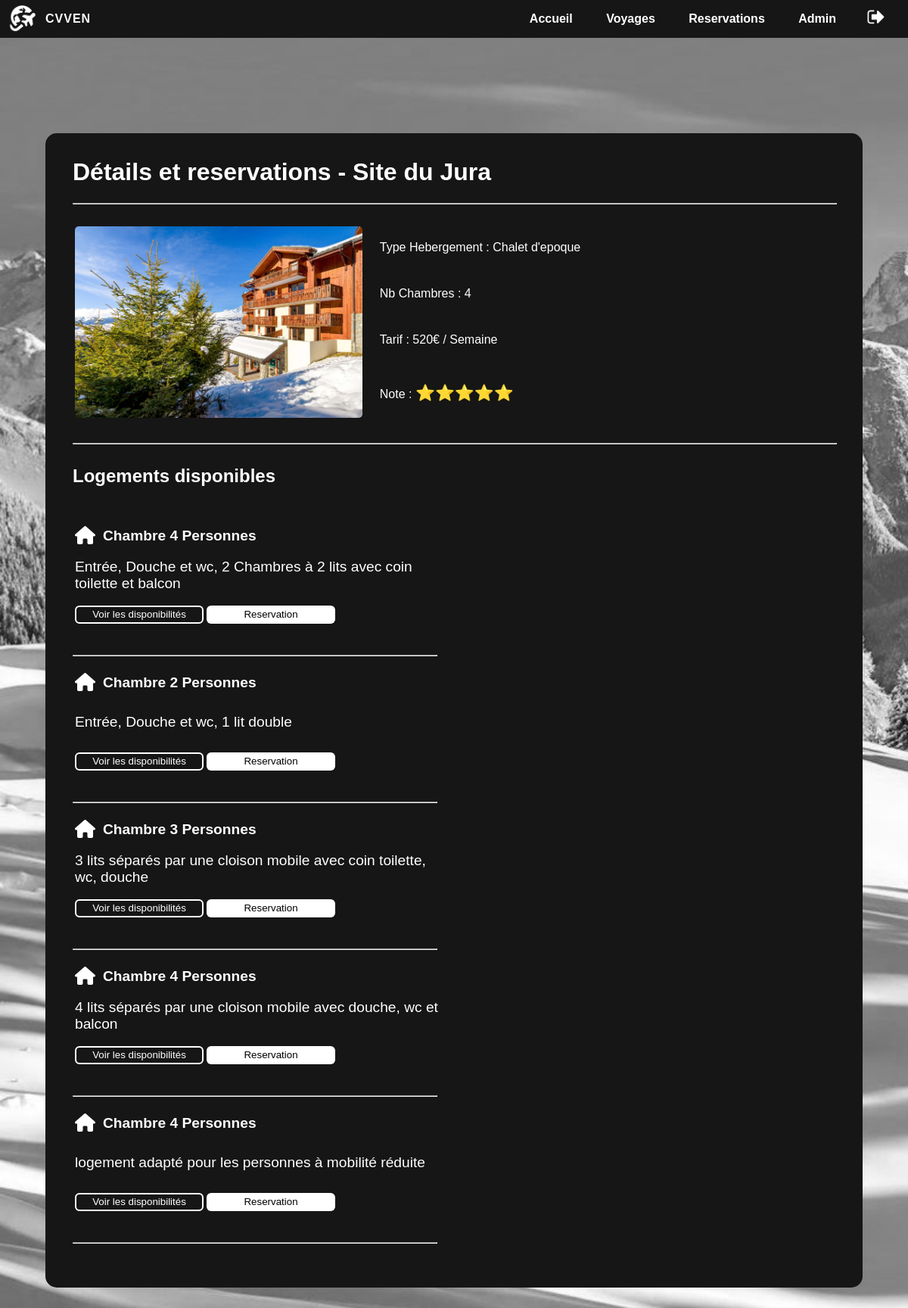
The app's page /Details.php?id=1 (signed in) with its own data.
### tables this page shows
CREATE TABLE `TYPE_HEBERGEMENT` (
  `Num_Type_Hebergement` int(11) NOT NULL,
  `Type_Hebergement` varchar(50) NOT NULL,
  `Description` varchar(50) NOT NULL,
  `Nb_Chambres` int(11) NOT NULL,
  `Tarif` float NOT NULL,
  `Lien_Photo` varchar(100) NOT NULL,
  `Note` varchar(5) NOT NULL
);

CREATE TABLE `HEBERGEMENT` (
  `Num_Hebergement` int(11) NOT NULL,
  `Nom_Logement` varchar(50) NOT NULL,
  `Num_Type_Hebergement` int(11) NOT NULL,
  `Description` text,
  `Nb_Pers_Max` int(11) NOT NULL
);

### Details.php (the view, shortened to what this page needs)
<?php
require('Connexion.php');
$query = "SELECT `Num_Type_Hebergement`,`Type_Hebergement`,`Description`,`Nb_Chambres`,`Tarif`,`Note`,`Lien_Photo` FROM `TYPE_HEBERGEMENT` WHERE `Num_Type_Hebergement` =".$_GET['id'];
$query2 ="SELECT `Num_Hebergement`,`Nom_Logement`,`Description`,`Nb_Pers_Max` FROM `HEBERGEMENT` WHERE `Num_Type_Hebergement` = ".$_GET['id'];
$result = mysqli_query($conn,$query) or die(mysql_error());
$result2 = mysqli_query($conn,$query2) or die(mysql_error());
?>
<!DOCTYPE html>
<html>
    <head>
        <link rel="stylesheet" type="text/css" href="Styles/style.css">
    </head>
    <body>
        <header class="header">
            <div class="container">
                <a href="index.php" class="logo"><img src="Images/logo.png" width=40px alt="logo du site" style="margin-top: 7px;"/></a>
                <p class="logo" style="margin-left: 50px; margin-top: 0;">CVVEN</p>
                <nav class="menu">
                    <a href="index.php"> Accueil </a>
                    <a href="Voyage.php"> Voyages </a>
                    <a href="MesReserv.php"> Reservations </a>
                    <?php
                    if (isset($_SESSION["login"]))
                    {
                        echo "<a style='margin-right: 40px;'>";
                        echo ($_SESSION["login"]);
                        echo "</a>";
                        echo "<a href='logout.php'><img src='Images/deconnexion.png' width=25px style='margin-top: 10px; position: absolute;'/></a>";
                    }
                    else
                    {
                        echo "<a href='SeConnecter.php'> Authentification </a>";
                    }
                    ?>
                </nav>
            </div>
        </header>
        <br>
        <br>
        <br>
        <br>
        <br>
        <br>
        <br>
        <center>
        <div id="div_3">
        <?php
        while($row = $result->fetch_assoc())
        {
            echo '
            <h1 style="color: #ffffff; text-align: left;">Détails et reservations - '. $row["Type_Hebergement"]. '</h1>
                <hr style="color: #ffffff; width: 100%;">
                <br>
                <table>
                    <tr>
                        <td rowspan="4" style="width: 40%; padding-right: 2%">
                            <img src="Images/'.$row["Lien_Photo"].'" style="width: 100%; border-radius: 5px;"/>
                        </td>
                        <td>
                            Type Hebergement : '. $row["Description"]. '
                        </td>
                    </tr>
                    <tr>
                        <td>
                            Nb Chambres : '. $row["Nb_Chambres"]. '
                        </td>
                    </tr>
                    <tr>
                        <td>
                            Tarif :  '. $row["Tarif"]. '€ / Semaine
                        </td>
                    </tr>
                    <tr>
                        <td>
                            Note : <span style="font-size: 130%;">';
                            $x = 1;
                            while ($x <= ($row["Note"]))
                            {
                                echo "⭐";
                                $x++;
                            }
                            echo ' </span>
                        </td>
                    </tr>
                </table>
                ';
        }
        ?>
        <br>
        <hr style="color: #ffffff; width: 84%; text-align: left; position: absolute;">
        <br>
        <?php
        if(mysqli_num_rows($result2) > 0)
        {
            echo '<h2 style="text-align: left;">Logements disponibles</h2>';
        }
        else
        {
            echo '<h2 style="text-align: left;">Aucun Logement disponible</h2>';
        }
        ?>
        <br>
        <?php
        while($row2 = $result2->fetch_assoc())
        {
            echo '
            <table style="font-size: 120%; width: 50%; text-align: left; margin-right: 50%;">
            <tr style="height: 50px;">
                <th colspan="2"><i style="margin-right: 10px;" class="fas fa-home fa-lg"></i>'. $row2["Nom_Logement"].'</th>
            </tr>
            <tr style="height: 50px;">
                <td colspan="2">'. $row2["Description"].'</td>
            </tr>
            <tr style="height: 50px;">
            <td><input id="input_02" type="button" onclick="window.location.href = \'Calendrier.php?id='.$row2["Num_Hebergement"].'\'" value="Voir les disponibilités"></td>
            <td style="width: 75%;">
            <input id="input_01" type="button" onclick="window.location.href = \'Reservation.php?id='.$_GET['id'].'&Num_Hebergement='.$row2["Num_Hebergement"].'\'" value="Reservation"></td>
            </tr>
        </table>
        <br>
        <hr style="color: #ffffff; width: 40%; text-align: left; position: absolute;">
        <br>
            ';
        }
        ?>
    </div>
    </center>
    <div style="height: 150px;">
    </div>
</body>
</html>

### Styles/style.css (style rules this page uses)
body, html { padding: 0; margin: 0; scrollbar-color: rgb(22, 22, 22) #5e5e5e; }
body { font-family: "Gill Sans", sans-serif; background-image: url('../Images/fond.jpg'); background-repeat: no-repeat; background-attachment: fixed; background-size: cover; color: #ffffff; margin: 0; }
a, a:hover { text-decoration: none; }
.header { background-color: rgb(22, 22, 22); height: 50px; line-height: 50px; padding-left: 10px; }
.logo { position: absolute; color: #ffffff; text-transform: uppercase; font-weight: bold; letter-spacing: 1px; float: left; }
.menu { float: right; font-weight: bold; padding-right: 15px; }
.menu a { color: #ffffff; margin-right: 40px; }
#div_3 { background-color: rgb(22, 22, 22); border-radius: 15px; width: 84%; padding-top: 1%; padding-left: 3%; padding-right: 3%; padding-bottom: 50px; }
#input_01 { border: none; color: #000000; background-color: #ffffff; text-align: left; height: 24px; border-radius: 6px; width: 170px; text-align: center; float: left; }
#input_02 { border: 2px solid white; color: #ffffff; background-color: rgb(255, 255, 255, 0); text-align: left; height: 24px; border-radius: 6px; width: 170px; text-align: center; float: left; }

### records on screen
type_hebergement: Type_Hebergement "Site du Jura", Lien_Photo (picture), Description "Chalet d'epoque", Nb_Chambres "4", Tarif "520"
hebergement: Nom_Logement "Chambre 4 Personnes", Description "Entrée, Douche et wc, 2 Chambres à 2 lits avec coin toilette et balcon"
hebergement: Nom_Logement "Chambre 2 Personnes", Description "Entrée, Douche et wc, 1 lit double"
hebergement: Nom_Logement "Chambre 3 Personnes", Description "3 lits séparés par une cloison mobile avec coin toilette, wc, douche"
hebergement: Nom_Logement "Chambre 4 Personnes", Description "4 lits séparés par une cloison mobile avec douche, wc et balcon"
hebergement: Nom_Logement "Chambre 4 Personnes", Description "logement adapté pour les personnes à mobilité réduite"

### other values on screen
$_SESSION["login"] "Admin"
